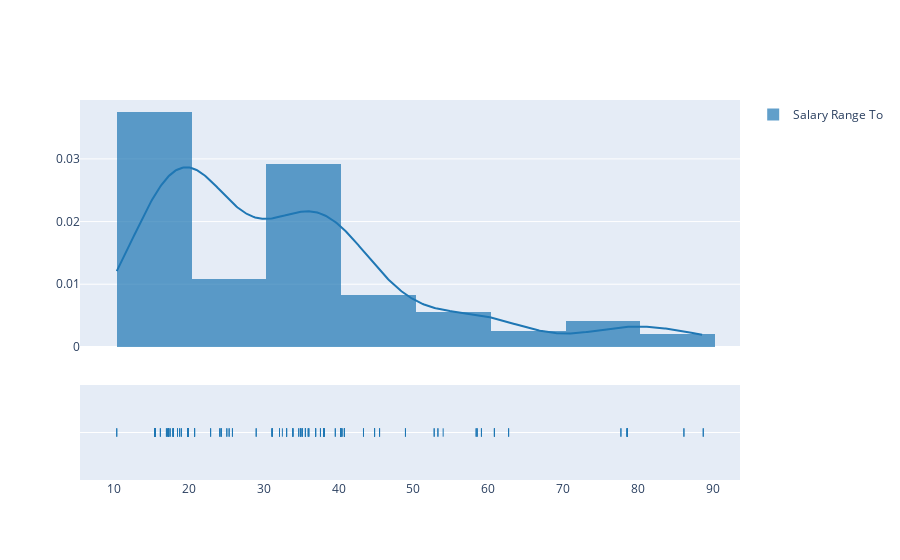

Here is the notebook cell this chart was saved with:
### Markdown cell above
###### With this, we can gather that the Executive Management posts are the posts which seem to open the most, from time to time. It somehow seems to prove that the skill is less in number yet more in demand.

##### Distplot of Hourly Salary.

### Code cell
hourly = data[data['Salary Frequency']=='Hourly'][['Salary Range To']]
fig = ff.create_distplot([hourly['Salary Range To']], ['Salary Range To'], bin_size = 10)
fig.show()

### Figure 1 — Plotly figure (JSON) as saved in the notebook; plotly's stock layout.template omitted (floating-point values rounded to 4 significant figures; data arrays with more than 128 entries replaced by an {"elided": "..."} marker saying what was removed)
{"data": [{"histnorm": "probability density", "legendgroup": "Salary Range To", "marker": {"color": "rgb(31, 119, 180)"}, "name": "Salary Range To", "opacity": 0.7, "type": "histogram", "x": {"elided": "195 float values"}, "xaxis": "x", "xbins": {"end": 88.75, "size": 10, "start": 10.36}, "yaxis": "y"}, {"legendgroup": "Salary Range To", "marker": {"color": "rgb(31, 119, 180)"}, "mode": "lines", "name": "Salary Range To", "showlegend": false, "type": "scatter", "x": {"elided": "500 float values"}, "xaxis": "x", "y": {"elided": "500 float values"}, "yaxis": "y"}, {"legendgroup": "Salary Range To", "marker": {"color": "rgb(31, 119, 180)", "symbol": "line-ns-open"}, "mode": "markers", "name": "Salary Range To", "showlegend": false, "type": "scatter", "x": {"elided": "195 float values"}, "xaxis": "x", "y": {"elided": "195 str values"}, "yaxis": "y2"}], "layout": {"autosize": true, "barmode": "overlay", "hovermode": "closest", "legend": {"traceorder": "reversed"}, "xaxis": {"anchor": "y2", "autorange": true, "domain": [0, 1], "range": [5.533, 93.58], "type": "linear", "zeroline": false}, "yaxis": {"anchor": "free", "autorange": true, "domain": [0.35, 1], "position": 0, "range": [-1.919e-05, 0.03941], "type": "linear"}, "yaxis2": {"anchor": "x", "autorange": true, "domain": [0, 0.25], "dtick": 1, "range": [-1, 1], "showticklabels": false, "type": "category"}}}
